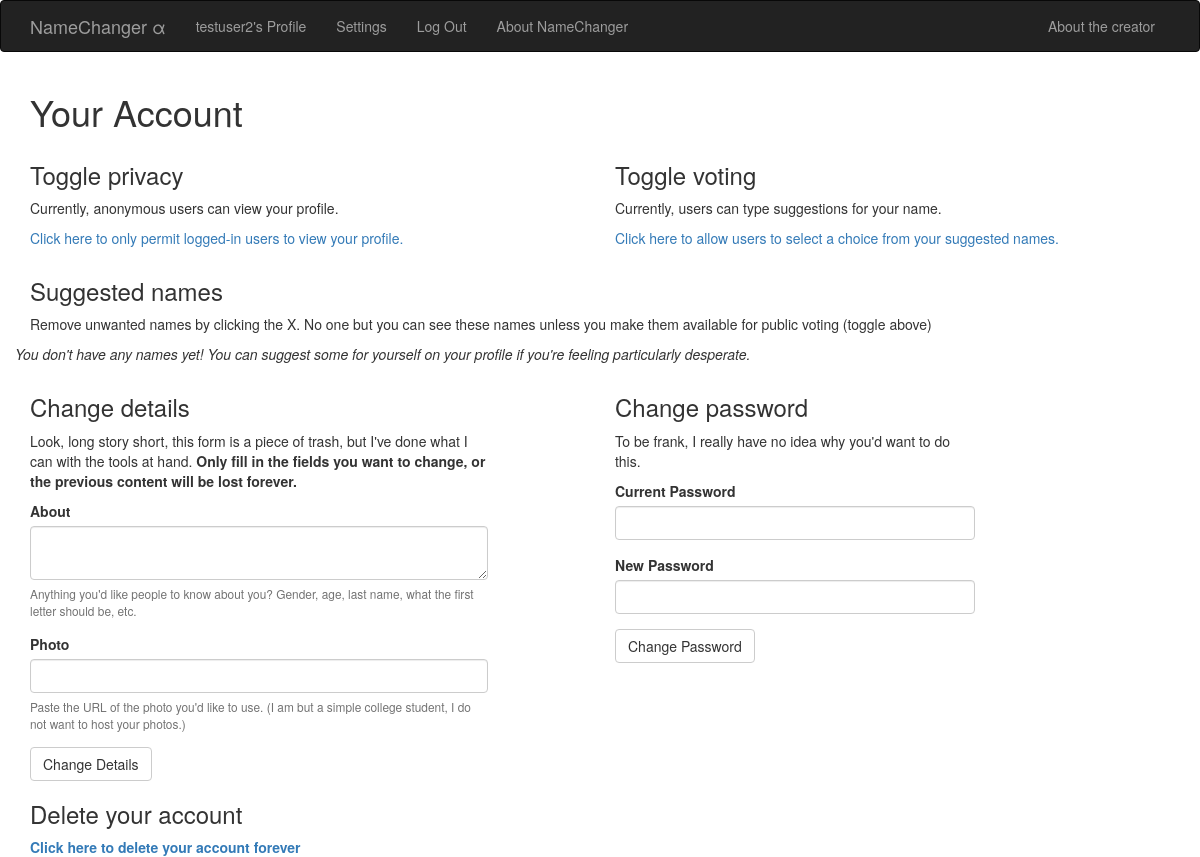
Page /profile/ (signed in) on the earlier database version.
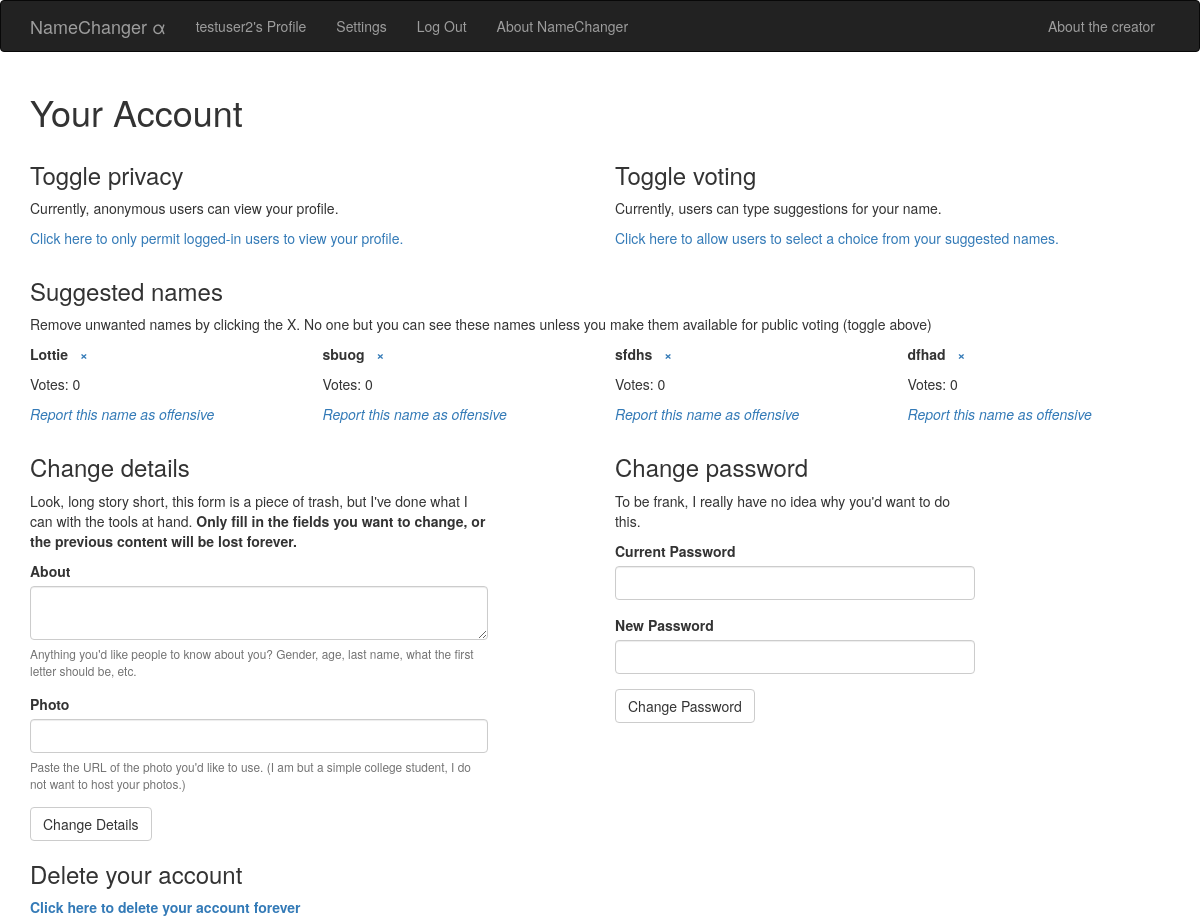
Same page on the later database version.
### app/models.py (models this page shows, shortened)
class Name(db.Model):
    __tablename__ = 'name'
    id = db.Column(db.Integer, primary_key=True)
    name = db.Column(db.String)
    score = db.Column(db.Integer)
    userID = db.Column(db.Integer, db.ForeignKey('user.id'))
    user = db.relationship('User', foreign_keys=[userID])
    suggesterID = db.Column(db.Integer, db.ForeignKey('user.id'))
    suggester = db.relationship('User', foreign_keys=[suggesterID])

### app/views.py (the view, shortened to what this page needs)
@app.route('/profile/', methods=('GET', 'POST'))
@login_required
def private_profile():
    names = Name.query.filter_by(userID=current_user.get_id()).all()
    form_d = ChangeDetailsForm(csrf_enabled=False)
    form_p = ChangePasswordForm()
    return render_template("profile.html", names=names, form_d=form_d, form_p=form_p)

### app/forms.py
class ChangeDetailsForm(Form):
    about = TextAreaField("About", description="Anything you'd like people to know about you? Gender, age, last name, "
                                               "what the first letter should be, etc.")
    url = StringField("Photo", description="Paste the URL of the photo you'd like to use. (I am but a simple college "
                                           "student, I do not want to host your photos.)")
    submit_d = SubmitField("Change Details")

class ChangePasswordForm(Form):
    current_password = PasswordField("Current Password", validators=[validators.required()])
    new_password = PasswordField("New Password", validators=[validators.required(), validators.length(min=6, max=48)])
    submit_p = SubmitField("Change Password")

### app/models.py (called while the page is built)
    def get_id(self):
        return self.id

### app/views.py (called while the page is built)
@login_manager.user_loader
def load_user(user_id):
    return User.query.get(user_id)

### templates/profile.html (shortened to what this page needs)
{% extends "base.html" %}
{% import "bootstrap/wtf.html" as wtf %}
{% block page_content %}
    <h1>Your Account</h1>
    <div class="row">
        <div class="col-md-6">
            <h3>Toggle privacy</h3>
            {% if current_user.private %}
                <p id="current_privacy">Currently, only logged-in users can view your profile.</p>
                <p><a id="toggle_privacy">
                    Click here to allow anonymous users to view your profile as well.
                </a></p>
            {% else %}
                <p id="current_privacy">Currently, anonymous users can view your profile.</p>
                <p><a id="toggle_privacy">
                    Click here to only permit logged-in users to view your profile.
                </a></p>
            {% endif %}
        </div>
        <div class="col-md-6">
            <h3>Toggle voting</h3>
            {% if current_user.suggestions %}
                <p id="toggle_status">Currently, users can type suggestions for your name.</p>
                <p><a id="toggle_suggestions">
                    Click here to allow users to select a choice from your suggested names.
                </a></p>
            {% else %}
                <p id="toggle_status">Currently, users can select a choice from your suggested names.</p>
                <p><a id="toggle_suggestions">
                    Click here to allow users to type suggestions for your name.
                </a></p>
            {% endif %}
        </div>
    </div>
    <h3>Suggested names</h3>
    <p>Remove unwanted names by clicking the X. No one but you can see these names unless you make them available for public voting (toggle above)</p>
    <div class="row">
        {% if names == [] %}
        <p><i>You don't have any names yet! You can suggest some for yourself on your profile if you're feeling particularly desperate.</i></p>
        {% else %}
            {% for n in names %}
                <div class="col-md-3 col-sm-6" id="{{ n.id }}">
                    <p><b>{{ n.name }} &nbsp; <a class="delete" id="delete-{{ n.id }}">&times;</a></b></p>
                    <p>Votes: {{ n.score }}</p>
                    <p><a class="report" id="report-{{ n.id }}"><i>Report this name as offensive</i></a></p>
                </div>
            {% endfor %}
        {% endif %}
    </div>
    <div class="row">
        <div class="col-md-5">
            <h3>Change details</h3>
            <p>Look, long story short, this form is a piece of trash, but I've done what I can with the tools at hand.
                <b>Only fill in the fields you want to change, or the previous content will be lost forever.</b></p>
            {{ wtf.quick_form(form_d) }}
        </div>
        <div class="col-md-4 col-md-offset-1">
            <h3>Change password</h3>
            <p>To be frank, I really have no idea why you'd want to do this.</p>
            {{ wtf.quick_form(form_p) }}
        </div>
    </div>
    <h3>Delete your account</h3>
    <p><a href="{{ url_for('delete_account') }}"><b>Click here to delete your account forever</b></a></p>
{% endblock %}

Differences in the rows shown:
added Name: name "Lottie", score "0"
added Name: name "sbuog", score "0"
added Name: name "sfdhs", score "0"
added Name: name "dfhad", score "0"
Other differences:
text no longer shown: "You don't have any names yet! You can suggest some for yourself on your profile if you're feeling particularly desperate."
